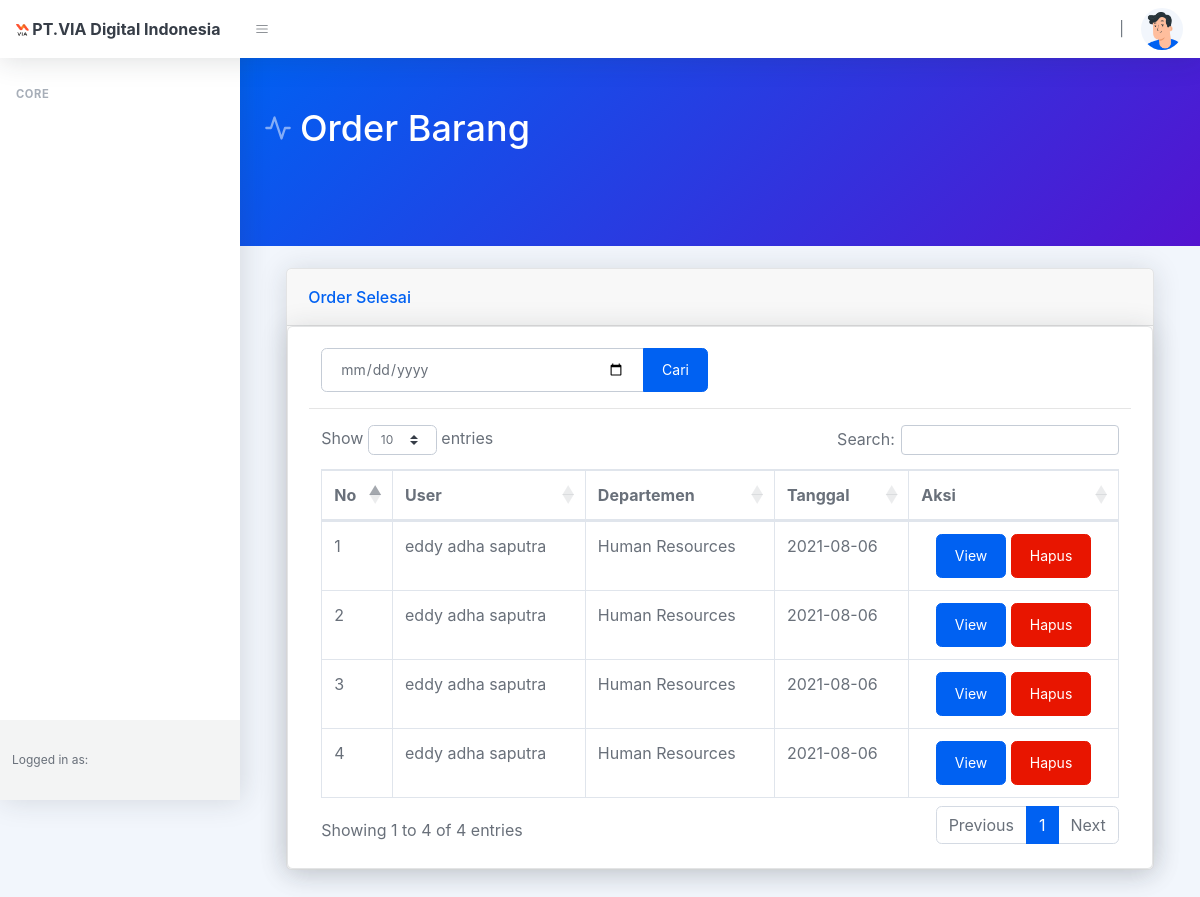
The app's page /index.php/order/order_selesai with its own data.
### tables this page shows
CREATE TABLE `order_status` (
  `id_ker` int(11) NOT NULL,
  `departemen` varchar(255) NOT NULL,
  `user` varchar(255) NOT NULL,
  `status` int(12) NOT NULL,
  `tanggal` varchar(255) NOT NULL
);

CREATE TABLE `departemen` (
  `id` int(11) NOT NULL,
  `nama_dep` varchar(50) NOT NULL
);

### application/controllers/Order.php (called while the page is built, shortened)
<?php
class Order extends CI_Controller
{
    public function __construct()
    {
        $this->load->model('order_model');
        $this->load->model('jabatan_model');
        $this->load->model('akun_model');
    }
    public function order_selesai()
    {
        $data['judul'] = 'Order Barang';
        $data['alerts'] = $this->order_model->getDataJoin();
        $data['alerts_3'] = $this->order_model->alerts_3();
        $data['data'] = $this->order_model->order_selesai();
        $data['nama'] = $this->session->userdata('nama_lengkap');
        $data['jabatan'] = $this->jabatan_model->getDataById($this->session->userdata('id_jab'));
        $data['level_akun'] = $this->session->userdata('level');
        $this->load->view('template/header', $data);
        $this->load->view('order/order_selesai', $data);
        $this->load->view('template/footer');
    }
}

### index.php (called while the page is built, shortened)
<?php
require_once BASEPATH.'core/CodeIgniter.php';

### application/models/Order_model.php (called while the page is built, shortened)
<?php
class Order_model extends CI_Model
{
    public function getDataJoin()
    {
        $this->db->select('*');
        $this->db->from('order_status');
        $this->db->join('departemen', 'departemen.id = order_status.departemen');
        $this->db->where('status', 2);
        $query = $this->db->get();
        return $query->result();
    }
    public function order_selesai()
    {
        $this->db->select('*');
        $this->db->from('order_status');
        $this->db->join('departemen', 'departemen.id = order_status.departemen');
        $this->db->where('status', 1);
        $query = $this->db->get();
        return $query->result();
    }
    public function alerts_3()
    {
        $this->db->select('*');
        $this->db->from('order_status');
        $this->db->join('departemen', 'departemen.id = order_status.departemen');
        $this->db->where('status', 3);
        $query = $this->db->get();
        return $query->result();
    }
}

### application/models/Jabatan_model.php (called while the page is built, shortened)
<?php
class Jabatan_model extends CI_Model
{
    public function getDataById($id)
    {
        $this->db->where('id_jab', $id);
        $query = $this->db->get('jabatan');
        return $query->row();
    }
}

### application/views/order/order_selesai.php (the view)
<div class="container">
    <div class="card-body">
        <div class="card shadow mb-4">
            <div class="card-header">
                Order Selesai
            </div>
            <div class="card">
                <div class="card-body">
                    <form action="<?= base_url('order/cari') ?>" method="post">
                        <div class="input-group mb-3 col-6">
                            <input type="date" class="form-control" name="tanggal">
                            <div class="input-group-append">
                                <button class="btn btn-primary" type="submit" id="button-addon2">Cari</button>
                            </div>
                        </div>
                    </form>
                    <hr>
                    <div class="row">
                        <div class="table-responsive">
                            <div class="container">
                                <table class="table table-bordered" id="dataTable" width="100%" cellspacing="0">
                                    <div class="container">
                                        <thead>
                                            <tr>
                                                <th>No</th>
                                                <th>User</th>
                                                <th>Departemen</th>
                                                <th>Tanggal</th>
                                                <th>Aksi</th>
                                            </tr>
                                        </thead>
                                        <tbody>
                                            <?php
                                            $nomor = 1;
                                            foreach ($data as $x) { ?>
                                                <tr>
                                                    <td><?= $nomor++; ?></td>
                                                    <td><?= $x->user; ?></td>
                                                    <td><?= $x->nama_dep; ?></td>
                                                    <td><?= $x->tanggal; ?></td>
                                                    <td align="center">
                                                        <a href="<?= base_url('order/view_selesai/') . $x->id_ker ?>" class="btn btn-primary">View</a>
                                                        <a href="<?= base_url('order/hapusorder/') . $x->id_ker ?>" onclick="return confirm('Yakin Hapus?')" class="btn btn-danger">Hapus</a>
                                                    </td>
                                                </tr>
                                            <?php } ?>
                                        </tbody>
                                </table>
                            </div>
                        </div>
                    </div>
                </div>
            </div>
        </div>
    </div>
</div>

### application/views/template/header.php (shortened to what this page needs)
<!DOCTYPE html>
<html lang="en">
<head>
    <link href="<?= base_url('assets') ?>/css/styles.css" rel="stylesheet" />
    <link href="https://cdn.datatables.net/1.10.22/css/dataTables.bootstrap4.min.css" rel="stylesheet" />
    <link href="https://cdn.jsdelivr.net/npm/daterangepicker/daterangepicker.css" rel="stylesheet" />
</head>
<body class="nav-fixed">
    <nav class="topnav navbar navbar-expand shadow justify-content-between justify-content-sm-start navbar-light bg-white" id="sidenavAccordion">
        <a class="navbar-brand" href="<?= base_url("home") ?>"> <img src="<?= base_url('assets/foto/icon.png'); ?>" alt="Logo"> PT.VIA Digital Indonesia </a>
        <button class="btn btn-icon btn-transparent-dark order-1 order-lg-0 mr-lg-2" id="sidebarToggle"><i data-feather="menu"></i></button>
        <ul class="navbar-nav align-items-center ml-auto">
            <li class="nav-item dropdown no-caret d-none d-sm-block mr-3 dropdown-notifications">
                <?= $nama; ?> | <?= $jabatan->nama_jabatan ?>
            </li>
            <li class="nav-item dropdown no-caret mr-3 mr-lg-0 dropdown-user">
                <a class="btn btn-icon btn-transparent-dark dropdown-toggle" id="navbarDropdownUserImage" href="javascript:void(0);" role="button" data-toggle="dropdown" aria-haspopup="true" aria-expanded="false"><img class="img-fluid" src="<?= base_url('assets') ?>/assets/img/illustrations/profiles/profile-2.png" /></a>
            </li>
        </ul>
    </nav>
    <div id="layoutSidenav">
        <div id="layoutSidenav_nav">
            <nav class="sidenav shadow-right sidenav-light">
                <div class="sidenav-menu">
                    <div class="nav accordion" id="accordionSidenav">
                        <div class="sidenav-menu-heading">Core</div>
                    </div>
                </div>
                <div class="sidenav-footer">
                    <div class="sidenav-footer-content">
                        <div class="sidenav-footer-subtitle">Logged in as:</div>
                    </div>
                </div>
            </nav>
        </div>
        <div id="layoutSidenav_content">
            <main>
                <header class="page-header page-header-dark bg-gradient-primary-to-secondary pb-5">
                    <div class="container">
                        <div class="page-header-content pt-4">
                            <div class="row align-items-center justify-content-between">
                                <div class="col-auto mt-4">
                                    <h1 class="page-header-title">
                                        <div class="page-header-icon"><i data-feather="activity"></i></div>
                                        <?= $judul; ?>
                                    </h1>
                                </div>
                            </div>
                        </div>
                    </div>
                </header>
            </main>

### application/views/template/footer.php (shortened to what this page needs)
</div>
</div>
</body>
</html>

### records on screen
order_status: user "eddy adha saputra", departemen.nama_dep "Human Resources", tanggal "2021-08-06"
order_status: user "eddy adha saputra", departemen.nama_dep "Human Resources", tanggal "2021-08-06"
order_status: user "eddy adha saputra", departemen.nama_dep "Human Resources", tanggal "2021-08-06"
order_status: user "eddy adha saputra", departemen.nama_dep "Human Resources", tanggal "2021-08-06"

### other values on screen
$judul "Order Barang"
